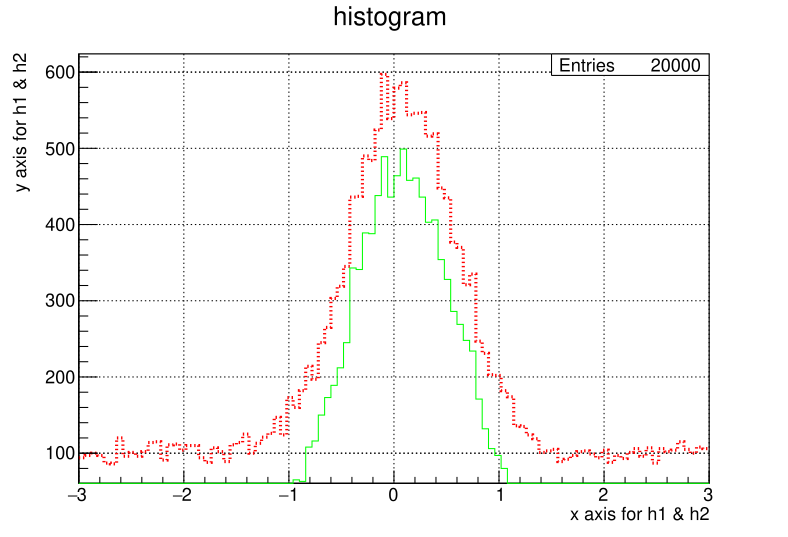

The Python source for this figure:
import ROOT
import math

ROOT.gStyle.SetPadGridX(True)
ROOT.gStyle.SetPadGridY(True)
ROOT.gStyle.SetOptStat("e")
ROOT.gStyle.SetStatX(0.9)
ROOT.gStyle.SetStatY(0.9)


#part1
#  create a histogram and fill it with random number.
#  then write out to a root file.


#Functions for Fitting

class myGaus_with_bg:
    def __call__(self, t, par):
        a = par[0]  #amplitude
        c = par[1]  #center
        s = par[2]  #sigma
        b = par[3]  #bg
        x = t[0]
        tmp = -1.*(x-c)*(x-c)/2. /(s*s)
        return a * math.exp( tmp ) + b
        

class myGaus:
    def __call__(self,t,par):
        a = par[0] #amplitude
        c = par[1]
        s = par[2]
        x = t[0]
        tmp = tmp = -1.*(x-c)*(x-c)/2. /(s*s)
        return a * math.exp( tmp )
        
        
c1 = ROOT.TCanvas('c1', 'canvas title')
# name: c1, title: canvas title

f = ROOT.TFile('my.root', 'recreate')


h1 = ROOT.TH1F('h1','histogram 1; x axis; y axis', 100, -3, 3)
h2 = ROOT.TH1F('h2','histogram ; x axis; yaxis',100,-3,3)

#Fill the Random Numbers
center = 0.1
sigma = 0.5

for i in range(10000):
    g = ROOT.gRandom.Gaus(center, sigma)
    k = ROOT.gRandom.Uniform(-3,3)
    h1.Fill(g)
    h2.Fill(g); h2.Fill(k)
    
   

#Setting Style


h2.SetLineWidth(3)
h2.SetLineStyle(3)
h2.SetLineColor(ROOT.kRed)
h1.SetLineColor(ROOT.kGreen)
    
h2.GetXaxis().SetTitle("x axis for h1 & h2")
h2.GetYaxis().SetTitle("y axis for h1 & h2")
    
      
# Draw the histogram into the canvas.
h2.Draw()
h1.Draw("same")
c1.Update()

h1.Write()   
c1.Print("basic2.pdf")
